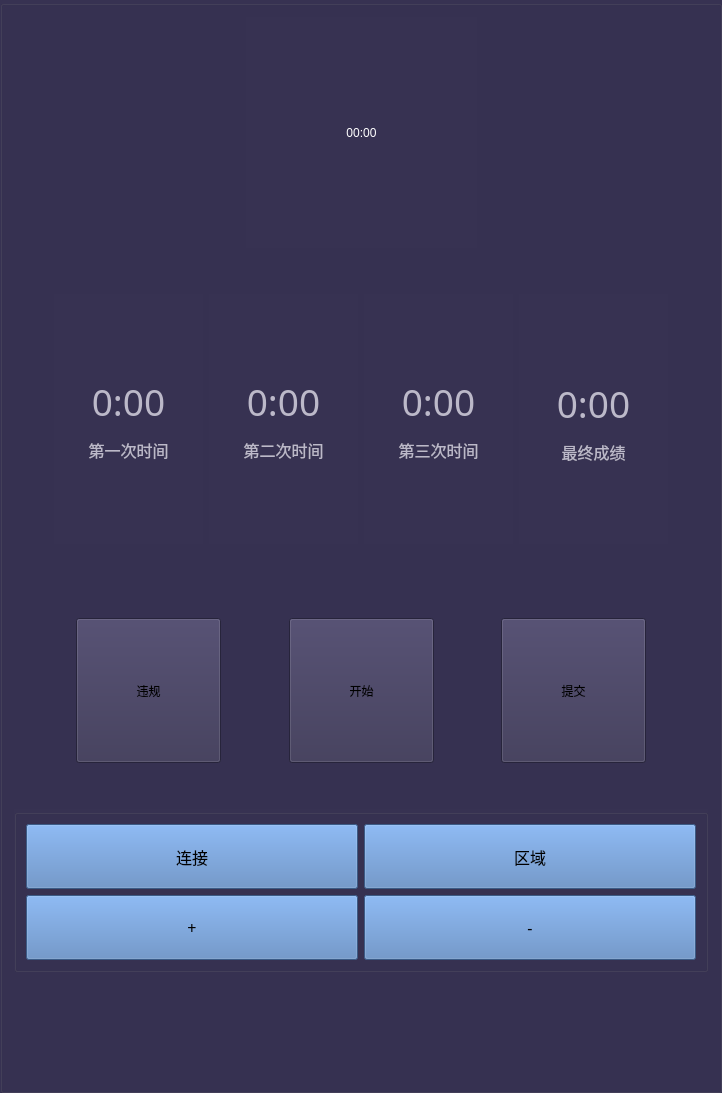
           <widget class="QGroupBox" name="gbScoreRecord">
            <property name="minimumSize">
             <size>
              <width>650</width>
              <height>0</height>
             </size>
            </property>
            <property name="styleSheet">
             <string notr="true">    background-color: rgb(55, 50, 82);</string>
            </property>
            <property name="title">
             <string/>
            </property>
            <layout class="QVBoxLayout" name="verticalLayout_20">
             <item>
              <layout class="QHBoxLayout" name="horizontalLayout_8">
               <item>
                <spacer name="horizontalSpacer_6">
                 <property name="orientation">
                  <enum>Qt::Horizontal</enum>
                 </property>
                 <property name="sizeHint" stdset="0">
                  <size>
                   <width>40</width>
                   <height>20</height>
                  </size>
                 </property>
                </spacer>
               </item>
               <item>
                <widget class="QLabel" name="lbCurLeftTimes">
                 <property name="minimumSize">
                  <size>
                   <width>231</width>
                   <height>231</height>
                  </size>
                 </property>
                 <property name="maximumSize">
                  <size>
                   <width>16777215</width>
                   <height>16777215</height>
                  </size>
                 </property>
                 <property name="styleSheet">
                  <string notr="true">color: rgb(255, 255, 255);</string>
                 </property>
                 <property name="text">
                  <string>00:00</string>
                 </property>
                 <property name="alignment">
                  <set>Qt::AlignCenter</set>
                 </property>
                </widget>
               </item>
               <item>
                <spacer name="horizontalSpacer_19">
                 <property name="orientation">
                  <enum>Qt::Horizontal</enum>
                 </property>
                 <property name="sizeHint" stdset="0">
                  <size>
                   <width>40</width>
                   <height>20</height>
                  </size>
                 </property>
                </spacer>
               </item>
              </layout>
             </item>
             <item>
              <spacer name="verticalSpacer_31">
               <property name="orientation">
                <enum>Qt::Vertical</enum>
               </property>
               <property name="sizeHint" stdset="0">
                <size>
                 <width>20</width>
                 <height>40</height>
                </size>
               </property>
              </spacer>
             </item>
             <item>
              <layout class="QHBoxLayout" name="horizontalLayout_7">
               <item>
                <spacer name="horizontalSpacer_29">
                 <property name="orientation">
                  <enum>Qt::Horizontal</enum>
                 </property>
                 <property name="sizeHint" stdset="0">
                  <size>
                   <width>40</width>
                   <height>20</height>
                  </size>
                 </property>
                </spacer>
               </item>
               <item>
                <widget class="QGroupBox" name="gbScore1">
                 <property name="styleSheet">
                  <string notr="true">border:none;</string>
                 </property>
                 <property name="title">
                  <string/>
                 </property>
                 <layout class="QVBoxLayout" name="verticalLayout_4">
                  <item>
                   <spacer name="verticalSpacer_13">
                    <property name="orientation">
                     <enum>Qt::Vertical</enum>
                    </property>
                    <property name="sizeType">
                     <enum>QSizePolicy::Expanding</enum>
                    </property>
                    <property name="sizeHint" stdset="0">
                     <size>
                      <width>20</width>
                      <height>66</height>
                     </size>
                    </property>
                   </spacer>
                  </item>
                  <item>
                   <widget class="QLabel" name="lbScoreFirst">
                    <property name="minimumSize">
                     <size>
                      <width>0</width>
                      <height>0</height>
                     </size>
                    </property>
                    <property name="maximumSize">
                     <size>
                      <width>16777215</width>
                      <height>16777215</height>
                     </size>
                    </property>
                    <property name="font">
                     <font>
                      <family>Microsoft YaHei</family>
                      <pointsize>28</pointsize>
                      <weight>50</weight>
                      <bold>false</bold>
                     </font>
                    </property>
                    <property name="styleSheet">
                     <string notr="true">color: rgb(188, 185, 201);</string>
                    </property>
                    <property name="text">
                     <string>0:00</string>
                    </property>
                    <property name="alignment">
                     <set>Qt::AlignCenter</set>
                    </property>
                   </widget>
                  </item>
                  <item>
                   <widget class="QLabel" name="lbFirstScoreInfo">
                    <property name="minimumSize">
                     <size>
                      <width>125</width>
                      <height>33</height>
                     </size>
                    </property>
                    <property name="font">
                     <font>
                      <family>Microsoft YaHei</family>
                      <pointsize>12</pointsize>
                     </font>
                    </property>
                    <property name="styleSheet">
                     <string notr="true">color: rgb(188, 185, 201);</string>
                    </property>
                    <property name="text">
                     <string>第一次时间</string>
                    </property>
                    <property name="alignment">
                     <set>Qt::AlignCenter</set>
                    </property>
                   </widget>
                  </item>
                  <item>
                   <spacer name="verticalSpacer_14">
                    <property name="orientation">
                     <enum>Qt::Vertical</enum>
                    </property>
                    <property name="sizeType">
                     <enum>QSizePolicy::Expanding</enum>
                    </property>
                    <property name="sizeHint" stdset="0">
                     <size>
                      <width>40</width>
                      <height>65</height>
                     </size>
                    </property>
                   </spacer>
                  </item>
                 </layout>
                </widget>
               </item>
               <item>
                <widget class="QGroupBox" name="gbScore2">
                 <property name="styleSheet">
                  <string notr="true">border:none;</string>
                 </property>
                 <property name="title">
                  <string/>
                 </property>
                 <layout class="QVBoxLayout" name="verticalLayout_22">
                  <item>
                   <spacer name="verticalSpacer_33">
                    <property name="orientation">
                     <enum>Qt::Vertical</enum>
                    </property>
                    <property name="sizeType">
                     <enum>QSizePolicy::Expanding</enum>
                    </property>
                    <property name="sizeHint" stdset="0">
                     <size>
                      <width>20</width>
                      <height>67</height>
                     </size>
                    </property>
                   </spacer>
                  </item>
                  <item>
                   <widget class="QLabel" name="lbScoreSecond">
                    <property name="minimumSize">
                     <size>
                      <width>0</width>
                      <height>0</height>
                     </size>
                    </property>
                    <property name="maximumSize">
                     <size>
                      <width>16777215</width>
                      <height>16777215</height>
                     </size>
                    </property>
                    <property name="font">
                     <font>
                      <family>Microsoft YaHei</family>
                      <pointsize>28</pointsize>
                      <weight>50</weight>
                      <bold>false</bold>
                     </font>
                    </property>
                    <property name="styleSheet">
                     <string notr="true">color: rgb(188, 185, 201);</string>
                    </property>
                    <property name="text">
                     <string>0:00</string>
                    </property>
                    <property name="alignment">
                     <set>Qt::AlignCenter</set>
                    </property>
                   </widget>
                  </item>
                  <item>
                   <widget class="QLabel" name="lbFirstScoreInfo_2">
                    <property name="minimumSize">
                     <size>
                      <width>125</width>
                      <height>33</height>
                     </size>
                    </property>
                    <property name="font">
                     <font>
                      <family>Microsoft YaHei</family>
                      <pointsize>12</pointsize>
                     </font>
                    </property>
                    <property name="styleSheet">
                     <string notr="true">color: rgb(188, 185, 201);</string>
                    </property>
                    <property name="text">
                     <string>第二次时间</string>
                    </property>
                    <property name="alignment">
                     <set>Qt::AlignCenter</set>
                    </property>
                   </widget>
                  </item>
                  <item>
                   <spacer name="verticalSpacer_34">
                    <property name="orientation">
                     <enum>Qt::Vertical</enum>
                    </property>
                    <property name="sizeType">
                     <enum>QSizePolicy::Expanding</enum>
                    </property>
                    <property name="sizeHint" stdset="0">
                     <size>
                      <width>40</width>
                      <height>66</height>
                     </size>
                    </property>
                   </spacer>
                  </item>
                 </layout>
                </widget>
               </item>
               <item>
                <widget class="QGroupBox" name="gbScore3">
                 <property name="styleSheet">
                  <string notr="true">border:none;</string>
                 </property>
                 <property name="title">
                  <string/>
                 </property>
                 <layout class="QVBoxLayout" name="verticalLayout_24">
                  <item>
                   <spacer name="verticalSpacer_35">
                    <property name="orientation">
                     <enum>Qt::Vertical</enum>
                    </property>
                    <property name="sizeType">
                     <enum>QSizePolicy::Expanding</enum>
                    </property>
                    <property name="sizeHint" stdset="0">
                     <size>
                      <width>20</width>
                      <height>67</height>
                     </size>
                    </property>
                   </spacer>
                  </item>
                  <item>
                   <widget class="QLabel" name="lbScoreThird">
                    <property name="minimumSize">
                     <size>
                      <width>0</width>
                      <height>0</height>
                     </size>
                    </property>
                    <property name="maximumSize">
                     <size>
                      <width>16777215</width>
                      <height>16777215</height>
                     </size>
                    </property>
                    <property name="font">
                     <font>
                      <family>Microsoft YaHei</family>
                      <pointsize>28</pointsize>
                      <weight>50</weight>
                      <bold>false</bold>
                     </font>
                    </property>
                    <property name="styleSheet">
                     <string notr="true">color: rgb(188, 185, 201);</string>
                    </property>
                    <property name="text">
                     <string>0:00</string>
                    </property>
                    <property name="alignment">
                     <set>Qt::AlignCenter</set>
                    </property>
                   </widget>
                  </item>
                  <item>
                   <widget class="QLabel" name="lbFirstScoreInfo_3">
                    <property name="minimumSize">
                     <size>
                      <width>125</width>
                      <height>33</height>
                     </size>
                    </property>
                    <property name="font">
                     <font>
                      <family>Microsoft YaHei</family>
                      <pointsize>12</pointsize>
                     </font>
                    </property>
                    <property name="styleSheet">
                     <string notr="true">color: rgb(188, 185, 201);</string>
                    </property>
                    <property name="text">
                     <string>第三次时间</string>
                    </property>
                    <property name="alignment">
                     <set>Qt::AlignCenter</set>
                    </property>
                   </widget>
                  </item>
                  <item>
                   <spacer name="verticalSpacer_36">
                    <property name="orientation">
                     <enum>Qt::Vertical</enum>
                    </property>
                    <property name="sizeType">
                     <enum>QSizePolicy::Expanding</enum>
                    </property>
                    <property name="sizeHint" stdset="0">
                     <size>
                      <width>40</width>
                      <height>66</height>
                     </size>
                    </property>
                   </spacer>
                  </item>
                 </layout>
                </widget>
               </item>
               <item>
                <widget class="QGroupBox" name="groupBox_14">
                 <property name="styleSheet">
                  <string notr="true">border:none;</string>
                 </property>
                 <property name="title">
                  <string/>
                 </property>
                 <layout class="QVBoxLayout" name="verticalLayout_26">
                  <item>
                   <spacer name="verticalSpacer_20">
                    <property name="orientation">
                     <enum>Qt::Vertical</enum>
                    </property>
                    <property name="sizeType">
                     <enum>QSizePolicy::Expanding</enum>
                    </property>
                    <property name="sizeHint" stdset="0">
                     <size>
                      <width>20</width>
                      <height>67</height>
                     </size>
                    </property>
                   </spacer>
                  </item>
                  <item>
                   <widget class="QLabel" name="lbScore_2">
                    <property name="minimumSize">
                     <size>
                      <width>0</width>
                      <height>0</height>
                     </size>
                    </property>
                    <property name="maximumSize">
                     <size>
                      <width>16777215</width>
                      <height>16777215</height>
                     </size>
                    </property>
                    <property name="font">
                     <font>
                      <family>Microsoft YaHei</family>
                      <pointsize>28</pointsize>
                      <weight>50</weight>
                      <bold>false</bold>
                     </font>
                    </property>
                    <property name="styleSheet">
                     <string notr="true">color: rgb(188, 185, 201);</string>
                    </property>
                    <property name="text">
                     <string>0:00</string>
                    </property>
                    <property name="alignment">
                     <set>Qt::AlignCenter</set>
                    </property>
                   </widget>
                  </item>
                  <item>
                   <widget class="QLabel" name="label_15">
                    <property name="minimumSize">
                     <size>
                      <width>125</width>
                      <height>33</height>
                     </size>
                    </property>
                    <property name="font">
                     <font>
                      <family>Microsoft YaHei</family>
                      <pointsize>12</pointsize>
                     </font>
                    </property>
                    <property name="styleSheet">
                     <string notr="true">color: rgb(188, 185, 201);</string>
                    </property>
                    <property name="text">
                     <string>最终成绩</string>
                    </property>
                    <property name="alignment">
                     <set>Qt::AlignCenter</set>
                    </property>
                   </widget>
                  </item>
                  <item>
                   <spacer name="verticalSpacer_21">
                    <property name="orientation">
                     <enum>Qt::Vertical</enum>
                    </property>
                    <property name="sizeType">
                     <enum>QSizePolicy::Preferred</enum>
                    </property>
                    <property name="sizeHint" stdset="0">
                     <size>
                      <width>20</width>
                      <height>64</height>
                     </size>
                    </property>
                   </spacer>
                  </item>
                 </layout>
                </widget>
               </item>
               <item>
                <spacer name="horizontalSpacer_30">
                 <property name="orientation">
                  <enum>Qt::Horizontal</enum>
                 </property>
                 <property name="sizeHint" stdset="0">
                  <size>
                   <width>40</width>
                   <height>20</height>
                  </size>
                 </property>
                </spacer>
               </item>
              </layout>
             </item>
             <item>
              <spacer name="verticalSpacer_24">
               <property name="orientation">
                <enum>Qt::Vertical</enum>
               </property>
               <property name="sizeType">
                <enum>QSizePolicy::Minimum</enum>
               </property>
               <property name="sizeHint" stdset="0">
                <size>
                 <width>5</width>
                 <height>68</height>
                </size>
               </property>
              </spacer>
             </item>
             <item>
              <layout class="QHBoxLayout" name="horizontalLayout_3">
               <item>
                <spacer name="horizontalSpacer_31">
                 <property name="orientation">
                  <enum>Qt::Horizontal</enum>
                 </property>
                 <property name="sizeHint" stdset="0">
                  <size>
                   <width>40</width>
                   <height>20</height>
                  </size>
                 </property>
                </spacer>
               </item>
               <item>
                <widget class="QPushButton" name="pbZhongTing">
                 <property name="minimumSize">
                  <size>
                   <width>145</width>
                   <height>145</height>
                  </size>
                 </property>
                 <property name="styleSheet">
                  <string notr="true">border-image: url(:/resource/images/examPage/decreaseBtn.png);
font: 25 25.5pt &quot;Microsoft YaHei&quot;;</string>
                 </property>
                 <property name="text">
                  <string>违规</string>
                 </property>
                </widget>
               </item>
               <item>
                <spacer name="horizontalSpacer_36">
                 <property name="orientation">
                  <enum>Qt::Horizontal</enum>
                 </property>
                 <property name="sizeHint" stdset="0">
                  <size>
                   <width>40</width>
                   <height>20</height>
                  </size>
                 </property>
                </spacer>
               </item>
               <item>
                <widget class="QPushButton" name="pbStartSkip">
                 <property name="minimumSize">
                  <size>
                   <width>145</width>
                   <height>145</height>
                  </size>
                 </property>
                 <property name="styleSheet">
                  <string notr="true">border-image: url(:/resource/images/examPage/startBtn.png);
font: 25 21pt &quot;Microsoft YaHei&quot;;</string>
                 </property>
                 <property name="text">
                  <string>开始</string>
                 </property>
                </widget>
               </item>
               <item>
                <spacer name="horizontalSpacer_42">
                 <property name="orientation">
                  <enum>Qt::Horizontal</enum>
                 </property>
                 <property name="sizeHint" stdset="0">
                  <size>
                   <width>40</width>
                   <height>20</height>
                  </size>
                 </property>
                </spacer>
               </item>
               <item>
                <widget class="QPushButton" name="pbDecreaseScore">
                 <property name="minimumSize">
                  <size>
                   <width>145</width>
                   <height>145</height>
                  </size>
                 </property>
                 <property name="styleSheet">
                  <string notr="true">border-image: url(:/resource/images/examPage/submitBtn.png);
font: 25 21pt &quot;Microsoft YaHei&quot;;</string>
                 </property>
                 <property name="text">
                  <string>提交</string>
                 </property>
                </widget>
               </item>
               <item>
                <spacer name="horizontalSpacer_43">
                 <property name="orientation">
                  <enum>Qt::Horizontal</enum>
                 </property>
                 <property name="sizeHint" stdset="0">
                  <size>
                   <width>40</width>
                   <height>20</height>
                  </size>
                 </property>
                </spacer>
               </item>
              </layout>
             </item>
             <item>
              <spacer name="verticalSpacer_32">
               <property name="orientation">
                <enum>Qt::Vertical</enum>
               </property>
               <property name="sizeHint" stdset="0">
                <size>
                 <width>20</width>
                 <height>40</height>
                </size>
               </property>
              </spacer>
             </item>
             <item>
              <widget class="QGroupBox" name="gbLeiDaCtrlRegin">
               <property name="title">
                <string/>
               </property>
               <layout class="QGridLayout" name="gridLayout_8">
                <item row="0" column="0">
                 <widget class="QPushButton" name="pbConnectLeiDa">
                  <property name="minimumSize">
                   <size>
                    <width>295</width>
                    <height>65</height>
                   </size>
                  </property>
                  <property name="font">
                   <font>
                    <family>Microsoft YaHei</family>
                    <pointsize>12</pointsize>
                   </font>
                  </property>
                  <property name="styleSheet">
                   <string notr="true">background-color: rgb(83, 127, 188);
color: rgb(0, 0, 0);</string>
                  </property>
                  <property name="text">
                   <string>连接</string>
                  </property>
                 </widget>
                </item>
                <item row="0" column="1">
                 <widget class="QPushButton" name="pbShowExamRegin">
                  <property name="minimumSize">
                   <size>
                    <width>295</width>
                    <height>65</height>
                   </size>
                  </property>
                  <property name="font">
                   <font>
                    <family>Microsoft YaHei</family>
                    <pointsize>12</pointsize>
                   </font>
                  </property>
                  <property name="styleSheet">
                   <string notr="true">background-color: rgb(83, 127, 188);
color: rgb(0, 0, 0);</string>
                  </property>
                  <property name="text">
                   <string>区域</string>
                  </property>
                 </widget>
                </item>
                <item row="1" column="0">
                 <widget class="QPushButton" name="pbRotateLeftLeiDa">
                  <property name="minimumSize">
                   <size>
                    <width>0</width>
                    <height>65</height>
                   </size>
                  </property>
                  <property name="font">
                   <font>
                    <family>Microsoft YaHei</family>
                    <pointsize>12</pointsize>
                   </font>
                  </property>
                  <property name="styleSheet">
                   <string notr="true">background-color: rgb(83, 127, 188);
color: rgb(0, 0, 0);</string>
                  </property>
                  <property name="text">
                   <string>+</string>
                  </property>
                 </widget>
                </item>
                <item row="1" column="1">
                 <widget class="QPushButton" name="pbRotateRightLeiDa">
                  <property name="minimumSize">
                   <size>
                    <width>295</width>
                    <height>65</height>
                   </size>
                  </property>
                  <property name="font">
                   <font>
                    <family>Microsoft YaHei</family>
                    <pointsize>12</pointsize>
                   </font>
                  </property>
                  <property name="styleSheet">
                   <string notr="true">background-color: rgb(83, 127, 188);
color: rgb(0, 0, 0);</string>
                  </property>
                  <property name="text">
                   <string>-</string>
                  </property>
                 </widget>
                </item>
               </layout>
              </widget>
             </item>
             <item>
              <spacer name="verticalSpacer_15">
               <property name="orientation">
                <enum>Qt::Vertical</enum>
               </property>
               <property name="sizeType">
                <enum>QSizePolicy::Minimum</enum>
               </property>
               <property name="sizeHint" stdset="0">
                <size>
                 <width>20</width>
                 <height>40</height>
                </size>
               </property>
              </spacer>
             </item>
             <item>
              <spacer name="verticalSpacer_4">
               <property name="orientation">
                <enum>Qt::Vertical</enum>
               </property>
               <property name="sizeHint" stdset="0">
                <size>
                 <width>20</width>
                 <height>67</height>
                </size>
               </property>
              </spacer>
             </item>
            </layout>
           </widget>
